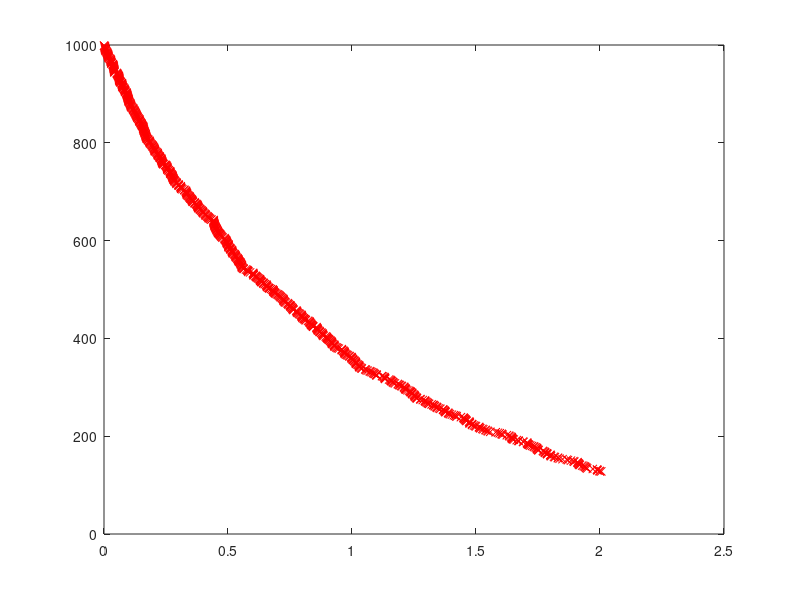

Here is the MATLAB script that generated this plot:
clear all
close all
t=0;
tstop = 2;                                  %%specify initial and final times
x = [1000; 0];                                        %% Specify initial conditions
S = [-1;...
    1 ]; 
Xs = [];
ts = [];
% Specify stoichiometry
while t<tstop    
    Xs = [Xs, x(1)];
    ts = [ts, t];
    w = [1*x(1)];   %% Specify Propensity functions
    w0 = sum(w);                               % compute the sum of the prop. functions 
	t = t+1/w0*log(1/rand);                       % update time of next reaction
    if t<=tstop
		r2w0=rand*w0;               % generate second random number and multiply by prop. sum         
		i=1;                                          % initialize reaction counter
		while sum(w(1:i))<r2w0             % increment counter until sum(w(1:i)) exceeds r2w0
			i=i+1;
		end
		x = x+S(:,i);                                 % update the configuration
    end
    %subplot(3,1,1)
    plot(t,x(1),'rx')
    hold on
%     subplot(3,1,2)
%     plot(t,x(2),'x')
%     hold on
%     subplot(3,1,3)
%     plot(x(1),x(2),'x')
%     drawnow
%     hold on
end
